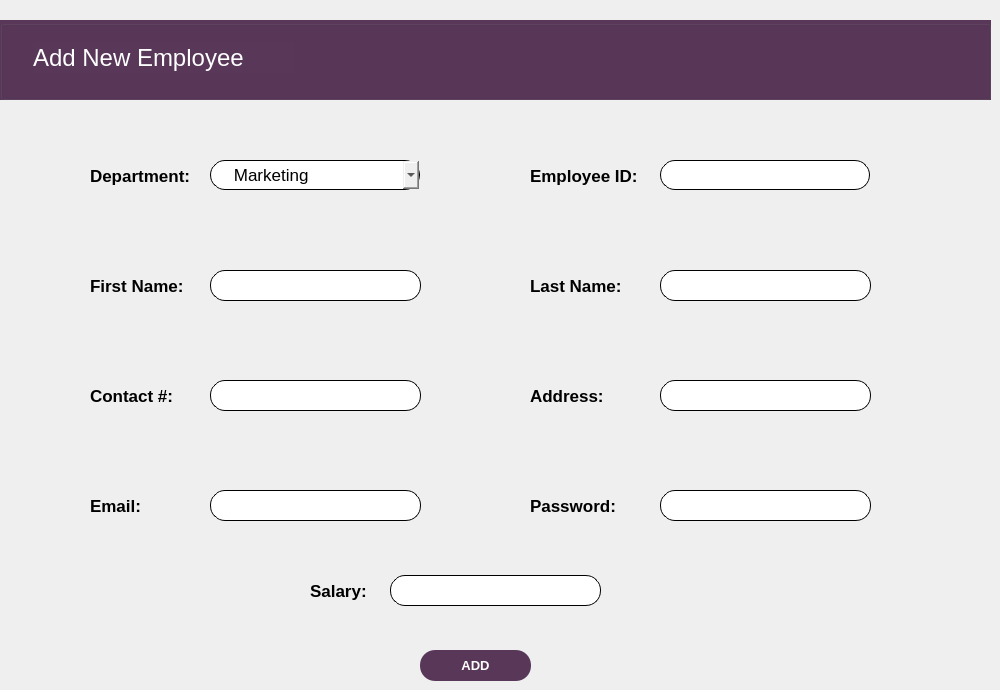
    <widget class="QWidget" name="AddEmployee_Page">
     <widget class="QGroupBox" name="New_employee_bar">
      <property name="geometry">
       <rect>
        <x>0</x>
        <y>20</y>
        <width>991</width>
        <height>80</height>
       </rect>
      </property>
      <property name="styleSheet">
       <string notr="true">background-color: rgb(88, 55, 89);</string>
      </property>
      <property name="title">
       <string/>
      </property>
      <widget class="QLabel" name="new_employee_text">
       <property name="geometry">
        <rect>
         <x>33</x>
         <y>22</y>
         <width>261</width>
         <height>31</height>
        </rect>
       </property>
       <property name="font">
        <font>
         <pointsize>18</pointsize>
        </font>
       </property>
       <property name="styleSheet">
        <string notr="true">color: rgb(255, 255, 255);</string>
       </property>
       <property name="text">
        <string>Add New Employee</string>
       </property>
      </widget>
     </widget>
     <widget class="QComboBox" name="Department">
      <property name="geometry">
       <rect>
        <x>210</x>
        <y>160</y>
        <width>210</width>
        <height>30</height>
       </rect>
      </property>
      <property name="font">
       <font>
        <pointsize>13</pointsize>
       </font>
      </property>
      <property name="styleSheet">
       <string notr="true">border:1px solid;
border-radius:15px;</string>
      </property>
      <item>
       <property name="text">
        <string>    Marketing</string>
       </property>
      </item>
      <item>
       <property name="text">
        <string>    Accounts</string>
       </property>
      </item>
      <item>
       <property name="text">
        <string>    Sales</string>
       </property>
      </item>
      <item>
       <property name="text">
        <string>    Finance</string>
       </property>
      </item>
      <item>
       <property name="text">
        <string>    Research</string>
       </property>
      </item>
     </widget>
     <widget class="QLineEdit" name="Employee_id">
      <property name="geometry">
       <rect>
        <x>660</x>
        <y>160</y>
        <width>210</width>
        <height>30</height>
       </rect>
      </property>
      <property name="styleSheet">
       <string notr="true">border:1px solid;
border-radius:15px;
</string>
      </property>
     </widget>
     <widget class="QLineEdit" name="Contact">
      <property name="geometry">
       <rect>
        <x>210</x>
        <y>380</y>
        <width>211</width>
        <height>31</height>
       </rect>
      </property>
      <property name="styleSheet">
       <string notr="true">border:1px solid;
border-radius:15px;
</string>
      </property>
     </widget>
     <widget class="QLineEdit" name="Lname">
      <property name="geometry">
       <rect>
        <x>660</x>
        <y>270</y>
        <width>211</width>
        <height>31</height>
       </rect>
      </property>
      <property name="styleSheet">
       <string notr="true">border:1px solid;
border-radius:15px;
</string>
      </property>
     </widget>
     <widget class="QLineEdit" name="Fname">
      <property name="geometry">
       <rect>
        <x>210</x>
        <y>270</y>
        <width>211</width>
        <height>31</height>
       </rect>
      </property>
      <property name="styleSheet">
       <string notr="true">border:1px solid;
border-radius:15px;
</string>
      </property>
     </widget>
     <widget class="QLineEdit" name="Address">
      <property name="geometry">
       <rect>
        <x>660</x>
        <y>380</y>
        <width>211</width>
        <height>31</height>
       </rect>
      </property>
      <property name="styleSheet">
       <string notr="true">border:1px solid;
border-radius:15px;
</string>
      </property>
     </widget>
     <widget class="QLineEdit" name="Email">
      <property name="geometry">
       <rect>
        <x>210</x>
        <y>490</y>
        <width>211</width>
        <height>31</height>
       </rect>
      </property>
      <property name="styleSheet">
       <string notr="true">border:1px solid;
border-radius:15px;
</string>
      </property>
     </widget>
     <widget class="QLineEdit" name="password">
      <property name="geometry">
       <rect>
        <x>660</x>
        <y>490</y>
        <width>211</width>
        <height>31</height>
       </rect>
      </property>
      <property name="styleSheet">
       <string notr="true">border:1px solid;
border-radius:15px;
</string>
      </property>
      <property name="echoMode">
       <enum>QLineEdit::Password</enum>
      </property>
     </widget>
     <widget class="QLabel" name="Department_Text">
      <property name="geometry">
       <rect>
        <x>90</x>
        <y>165</y>
        <width>111</width>
        <height>21</height>
       </rect>
      </property>
      <property name="font">
       <font>
        <pointsize>13</pointsize>
        <weight>75</weight>
        <bold>true</bold>
       </font>
      </property>
      <property name="text">
       <string>Department:</string>
      </property>
     </widget>
     <widget class="QLabel" name="Employee_id_text">
      <property name="geometry">
       <rect>
        <x>530</x>
        <y>165</y>
        <width>121</width>
        <height>21</height>
       </rect>
      </property>
      <property name="font">
       <font>
        <pointsize>13</pointsize>
        <weight>75</weight>
        <bold>true</bold>
       </font>
      </property>
      <property name="text">
       <string>Employee ID:</string>
      </property>
     </widget>
     <widget class="QLabel" name="Fname_text">
      <property name="geometry">
       <rect>
        <x>90</x>
        <y>275</y>
        <width>101</width>
        <height>21</height>
       </rect>
      </property>
      <property name="font">
       <font>
        <pointsize>13</pointsize>
        <weight>75</weight>
        <bold>true</bold>
       </font>
      </property>
      <property name="text">
       <string>First Name:</string>
      </property>
     </widget>
     <widget class="QLabel" name="Lname_text">
      <property name="geometry">
       <rect>
        <x>530</x>
        <y>275</y>
        <width>101</width>
        <height>21</height>
       </rect>
      </property>
      <property name="font">
       <font>
        <pointsize>13</pointsize>
        <weight>75</weight>
        <bold>true</bold>
       </font>
      </property>
      <property name="text">
       <string>Last Name:</string>
      </property>
     </widget>
     <widget class="QLabel" name="Contact_text">
      <property name="geometry">
       <rect>
        <x>90</x>
        <y>385</y>
        <width>101</width>
        <height>21</height>
       </rect>
      </property>
      <property name="font">
       <font>
        <pointsize>13</pointsize>
        <weight>75</weight>
        <bold>true</bold>
       </font>
      </property>
      <property name="text">
       <string>Contact #:</string>
      </property>
     </widget>
     <widget class="QLabel" name="Address_text">
      <property name="geometry">
       <rect>
        <x>530</x>
        <y>385</y>
        <width>101</width>
        <height>21</height>
       </rect>
      </property>
      <property name="font">
       <font>
        <pointsize>13</pointsize>
        <weight>75</weight>
        <bold>true</bold>
       </font>
      </property>
      <property name="text">
       <string>Address:</string>
      </property>
     </widget>
     <widget class="QLabel" name="Email_text">
      <property name="geometry">
       <rect>
        <x>90</x>
        <y>495</y>
        <width>101</width>
        <height>21</height>
       </rect>
      </property>
      <property name="font">
       <font>
        <pointsize>13</pointsize>
        <weight>75</weight>
        <bold>true</bold>
       </font>
      </property>
      <property name="text">
       <string>Email:</string>
      </property>
     </widget>
     <widget class="QLabel" name="Password_text">
      <property name="geometry">
       <rect>
        <x>530</x>
        <y>495</y>
        <width>101</width>
        <height>21</height>
       </rect>
      </property>
      <property name="font">
       <font>
        <pointsize>13</pointsize>
        <weight>75</weight>
        <bold>true</bold>
       </font>
      </property>
      <property name="text">
       <string>Password:</string>
      </property>
     </widget>
     <widget class="QPushButton" name="add_button">
      <property name="geometry">
       <rect>
        <x>420</x>
        <y>650</y>
        <width>111</width>
        <height>31</height>
       </rect>
      </property>
      <property name="font">
       <font>
        <pointsize>10</pointsize>
        <weight>75</weight>
        <bold>true</bold>
       </font>
      </property>
      <property name="cursor">
       <cursorShape>PointingHandCursor</cursorShape>
      </property>
      <property name="styleSheet">
       <string notr="true">border-radius:15px;
background-color: rgb(88, 55, 89);
color: rgb(255, 255, 255);</string>
      </property>
      <property name="text">
       <string>ADD</string>
      </property>
     </widget>
     <widget class="QLabel" name="Salary_text">
      <property name="geometry">
       <rect>
        <x>310</x>
        <y>580</y>
        <width>101</width>
        <height>21</height>
       </rect>
      </property>
      <property name="font">
       <font>
        <pointsize>13</pointsize>
        <weight>75</weight>
        <bold>true</bold>
       </font>
      </property>
      <property name="text">
       <string>Salary:</string>
      </property>
     </widget>
     <widget class="QLineEdit" name="Salary">
      <property name="geometry">
       <rect>
        <x>390</x>
        <y>575</y>
        <width>211</width>
        <height>31</height>
       </rect>
      </property>
      <property name="styleSheet">
       <string notr="true">border:1px solid;
border-radius:15px;
</string>
      </property>
     </widget>
    </widget>
